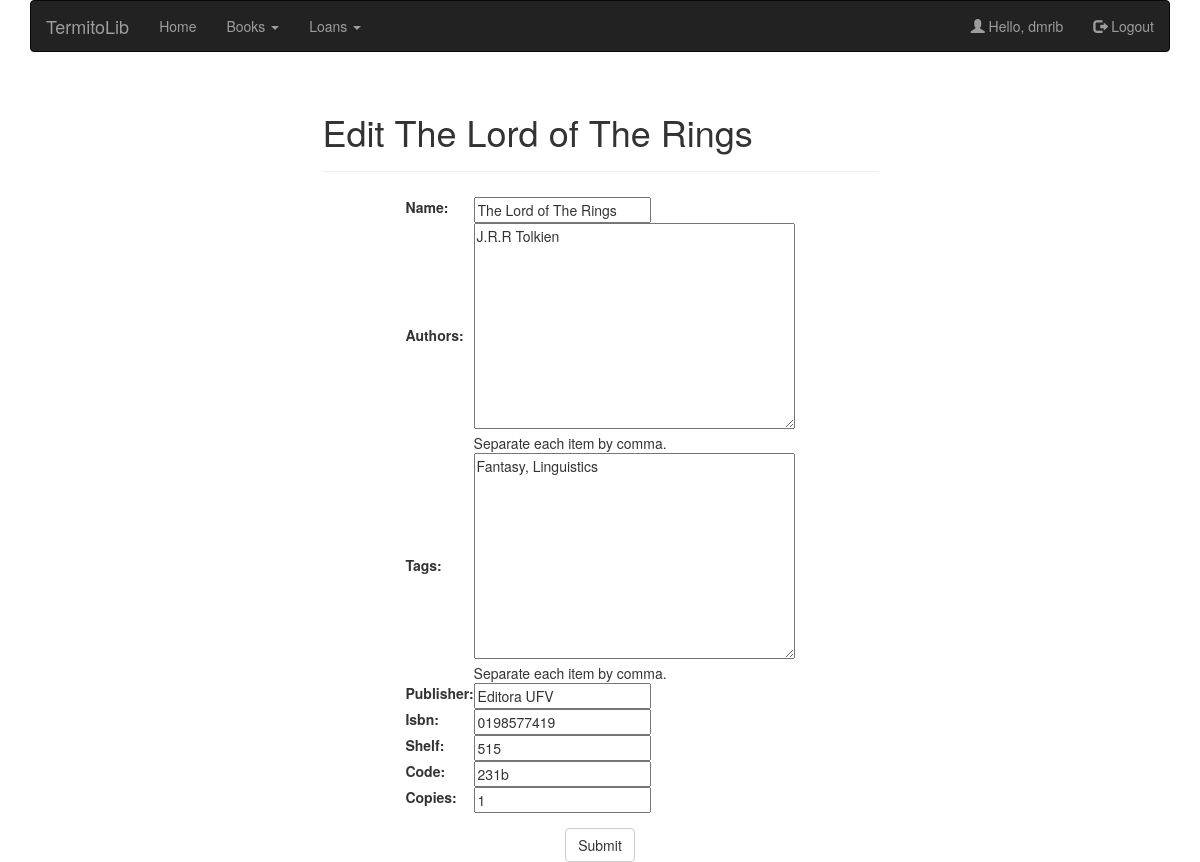
/books/7/update (signed in), run on the app's committed database.
### books/models.py (models this page shows, shortened)
class Book(models.Model):
    registered_by = models.ForeignKey(settings.AUTH_USER_MODEL)
    name = models.CharField(max_length=200, unique=True)
    authors = models.TextField(max_length=500, help_text='Separate each item by comma.')
    tags = models.TextField(help_text='Separate each item by comma.', blank=True, null=True)
    publisher = models.CharField(max_length=200)
    isbn = models.CharField(max_length=200, unique=True)
    shelf = models.CharField(max_length=10)
    code = models.CharField(max_length=10, unique=True)
    copies = models.PositiveIntegerField()
    registered = models.DateTimeField(auto_now_add=True)
    updated = models.DateTimeField(auto_now=True)
    class Meta:
        ordering = ['name', 'code']

### books/views.py (the view, shortened to what this page needs)
# urls.py: url(r'^(?P<pk>[\w-]+)/update$', BookUpdateView.as_view(), name='book-update'),
class BookUpdateView(LoginRequiredMixin, UpdateView):
    model = Book
    context_object_name = 'book'
    template_name = 'books/book_update_form.html'
    fields = ['name', 'authors', 'tags', 'publisher', 'isbn', 'shelf', 'code',
              'copies']

### books/templates/books/book_update_form.html (shortened to what this page needs)
{% extends "layout.html" %}
{% block page_title %}Edit {{ book.name }}{% endblock %}
{% block content %}
{% include 'snippets/form_snippet.html' %}
{% endblock %}

### templates/layout.html (shortened to what this page needs)
<!DOCTYPE html>
<html lang="en">
    <head>
        <link rel="stylesheet" href="https://maxcdn.bootstrapcdn.com/bootstrap/3.3.7/css/bootstrap.min.css">
    </head>
    <body>
        <div class="container">
            <nav class="navbar navbar-inverse">
                <div class="container-fluid">
                    <div class="navbar-header">
                        <a class="navbar-brand" href="{% url 'home' %}">TermitoLib</a>
                    </div>
                    <ul class="nav navbar-nav">
                        <li><a href="{% url 'home' %}">Home</a></li>
                        <li class="dropdown">
                            <a class="dropdown-toggle" data-toggle="dropdown" href="#">Books
                                <span class="caret"></span></a>
                        </li>
                        <li class="dropdown">
                            <a class="dropdown-toggle" data-toggle="dropdown" href="#">Loans
                                <span class="caret"></span></a>
                        </li>
                    </ul>
                    <ul class="nav navbar-nav navbar-right">
                        {% if user.is_authenticated %}
                        <li><a href="{% url 'home' %}"><span class="glyphicon glyphicon-user"></span> Hello, {{ user.username }}</a></li>
                        <li><a href="{% url 'logout' %}"><span class="glyphicon glyphicon-log-out"></span> Logout</a></li>
                        {% else %}
                        <li><a href="{% url 'users:signup' %}"><span class="glyphicon glyphicon-user"></span> Sign Up</a></li>
                        <li><a href="{% url 'login' %}"><span class="glyphicon glyphicon-log-in"></span> Login</a></li>
                        {% endif %}
                    </ul>
                </div>
            </nav>
        </div>
        <div class="container">
            <div class="row">
                <div class="col-sm-3"></div>
                <div class="col-sm-6">
                    <div class="page-header">
                        <h1>{% block page_title %} {% endblock %}</h1>
                    </div>
                    {% block content %}{% endblock %}
                </div>
                <div class="col-sm-3"></div>
            </div>
        </div>
    </body>
</html>

### templates/snippets/form_snippet.html (shortened to what this page needs)
<form class='text-left' method="post" style="margin-top:25px;"> {% csrf_token %}
    <center>
        <div class="form-group">
            <table>
                {{ form.as_table }}
            </table>
        </div>
        <button type="submit" class="btn btn-default">Submit</button>
    </center>
</form>

### data on the page
Book: name "The Lord of The Rings", authors "J.R.R Tolkien", tags "Fantasy, Linguistics", publisher "Editora UFV", isbn "0198577419", shelf "515", code "231b", copies "1"

### other printed values
{{ user.username }} "dmrib"
